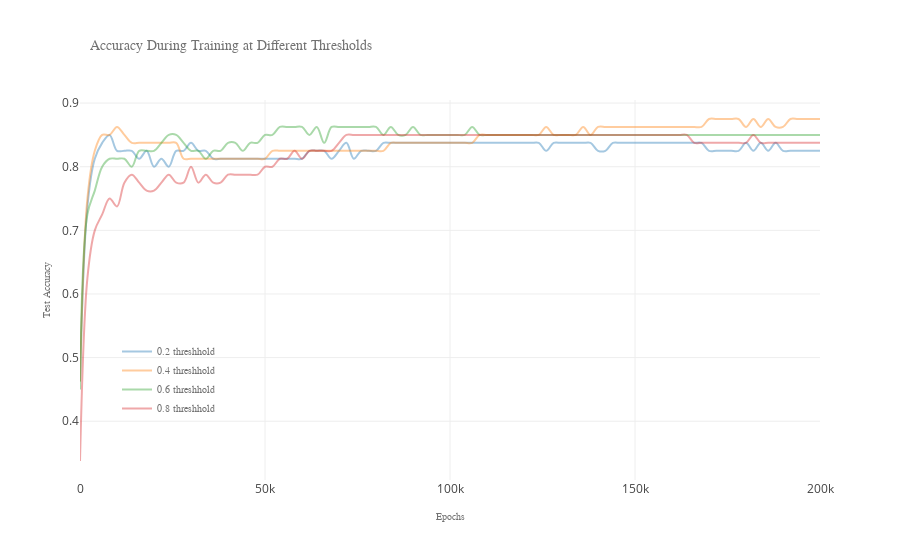

Source (notebook cell):
### Code cell
frames = [
    go_.Scatter(
        y=[evaluator.accuracy_curve_results[k][i * 20] for k in evaluator.accuracy_curve_results.keys()],
        x=np.array(range(len(evaluator.accuracy_curve_results[2000]))) * 2000,
        mode='lines',
        opacity=0.4,
        line={'smoothing': 1000, 'shape': 'spline'},
        name="{} threshhold".format(i / 5)
    )
    for i in range(1, 5)
]
layout = go_.Layout(
    title=dict(text='Accuracy During Training at Different Thresholds', x=0.1),
    xaxis=dict(
        zeroline=False, title="Epochs",
        titlefont=dict(family='sans serif', size=10, color='#727272')),
    yaxis=dict(
        zeroline=False, title="Test Accuracy",
        titlefont=dict(family='sans serif', size=10, color='#727272')),
    legend=dict(
        x=0.05, y=0.15,
        font=dict(family='sans-serif', size=10, color='#727272'),
        bgcolor='rgba(0,0,0,0)'),
    titlefont=dict(family='sans serif', size=14, color='#727272')
)
fig = go_.Figure(data=frames, layout=layout)
plotly_.iplot(fig)
